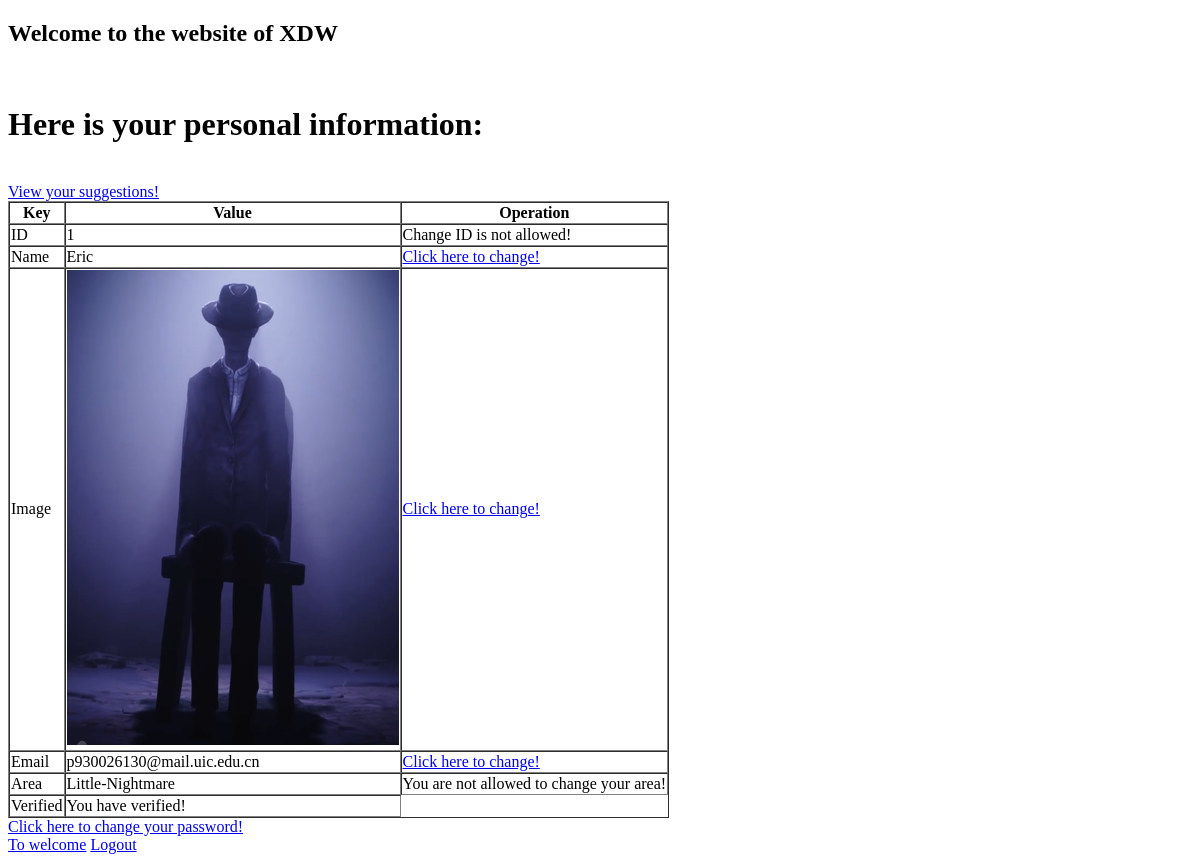
/USFP/CommonUser/userInfor/ (signed in), run on an earlier commit of the app's database.
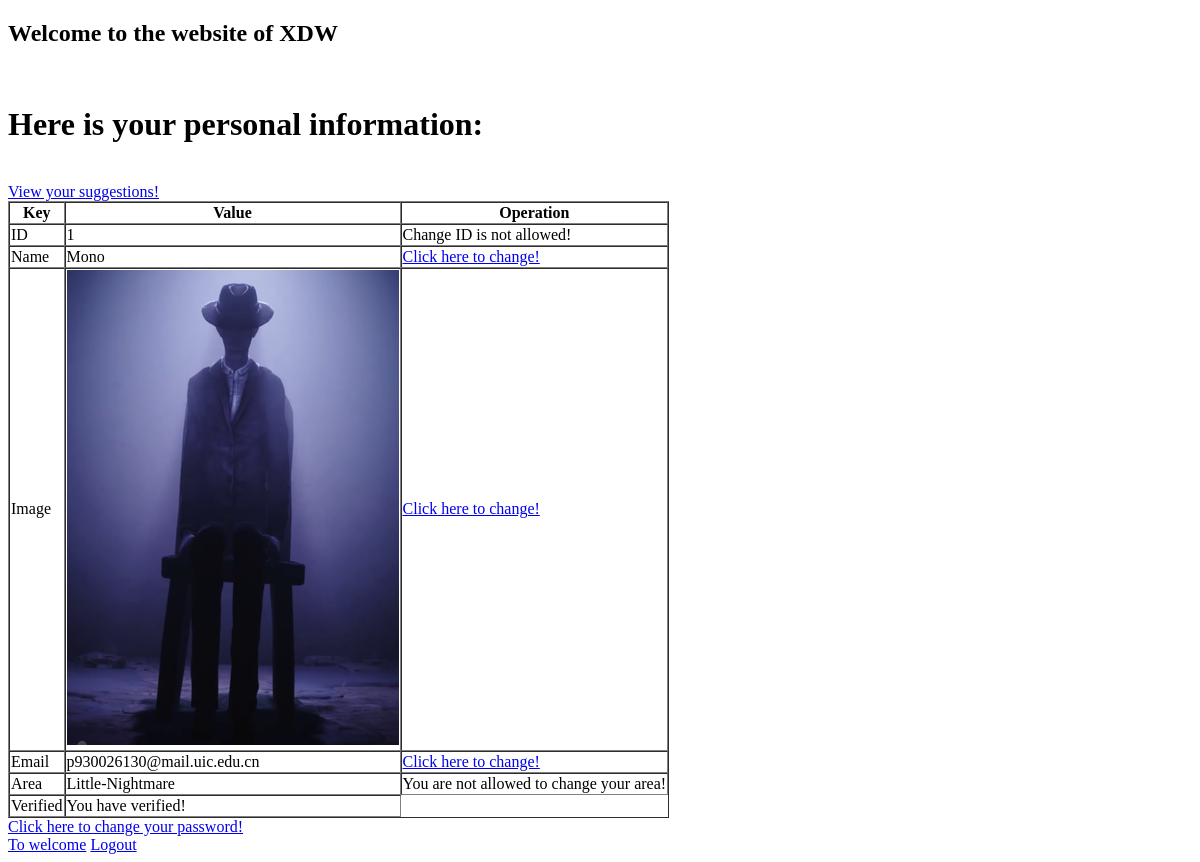
And on a later commit of the database.
### USFP/models.py (models this page shows, shortened)
class CommonUser(models.Model):
    commonUserID = models.AutoField(primary_key=True, )
    commonUserName = models.CharField(max_length=20, null=False, blank=False)
    commonUserEmail = models.EmailField(null=True, blank=True)
    commonUserImage = models.ImageField(upload_to="userImage", null=False, blank=False)
    commonUserPassword = models.CharField(max_length=20, null=False, blank=False)
    isDelete = models.BooleanField(blank=False, null=False, default=False)
    deleteDate = models.DateTimeField(blank=True, null=True)
    area = models.ForeignKey(Area, on_delete=models.CASCADE, null=False, blank=False,
                             related_name="CommonUser")
    object = ReDefinedManager()
    objects = models.Manager()
    class Meta:
        db_table = 'CommonUser'
    def isVerified(self):
        try:
            self.VerifiedUser
            return True
        except:
            return False

class Area(models.Model):
    areaID = models.AutoField(primary_key=True, )
    areaName = models.CharField(max_length=20, null=False, blank=False, unique=True)
    areaStart = models.DateTimeField(auto_now_add=True, null=False, blank=False)
    isDelete = models.BooleanField(null=False, blank=False, default=False)
    deleteDate = models.DateTimeField(blank=True, null=True)
    object = ReDefinedManager()
    objects = models.Manager()
    class Meta:
        db_table = 'Area'

### USFP/commonUser.py (the view)
# urls.py: url(r'^CommonUser/userInfor/userViewSuggestions/#num=(?P<num>\d*)$', commonUser.userViewSuggestions,
def userInfor(request):
    user = CommonUser.objects.get(commonUserID=request.session['commonUserID'])
    if user.isVerified():
        return render(request, "CommonUser/userInfor.html",
                      {"user": user, 'verified': 1})
    else:
        return render(request, "CommonUser/userInfor.html",
                      {"user": user, 'verified': 0})

### templates/CommonUser/userInfor.html (shortened to what this page needs)
<!DOCTYPE html>
<html lang="en">
<head>
    <link rel="stylesheet" type="text/css" href="/static/CommonUser/userInfor.css">
</head>
<body>
<h2>Welcome to the website of XDW</h2>
<br>
<h1>Here is your personal information:</h1>
<br>
<a href="{% url 'USFP:userViewSuggestions' 1 %}">View your suggestions!</a>
<table border="1" cellspacing="0">
    <tr>
        <th>Key</th>
        <th>Value</th>
        <th>Operation</th>
    </tr>
    <tr>
        <td>ID</td>
        <td>{{ user.commonUserID }}</td>
        <td>Change ID is not allowed!</td>
    </tr>
    <tr>
        <td>Name</td>
        <td>{{ user.commonUserName }}</td>
        <td><a href="{% url 'USFP:userChangeInfor' 'Name' %}">Click here to change!</a></td>
    </tr>
    <tr>
        <td>Image</td>
        <td><img src="/media/{{ user.commonUserImage }}"/></td>
        <td><a href="{% url 'USFP:userChangeInfor' 'Image' %}">Click here to change!</a></td>
    </tr>
    <tr>
        <td>Email</td>
        <td>{{ user.commonUserEmail }}</td>
        <td><a href="{% url 'USFP:userChangeInfor' 'EmailAdd' %}">Click here to change!</a></td>
    </tr>
    <tr>
        <td>Area</td>
        <td>{{ user.area.areaName }}</td>
        <td>You are not allowed to change your area!</td>
    </tr>
    <tr>
        <td>Verified</td>
        {% ifequal verified 1%}
           <td>You have verified!</td>
        {% else %}
            <td>You haven't verified! But you can verify through using UIC email.</td>
        {% endifequal %}
    </tr>
</table>
<a href="{% url 'USFP:userChangeInfor' 'Password' %}">Click here to change your password!</a><br>
<a href="{% url 'welcome' %}">To welcome</a>
<a href="{% url 'welcome' 1 %}">Logout</a>
</body>
</html>

What changed in the data, as far as the page shows it:
changed CommonUser "p930026130@mail.uic.edu.cn": commonUserName "Eric" → "Mono"
